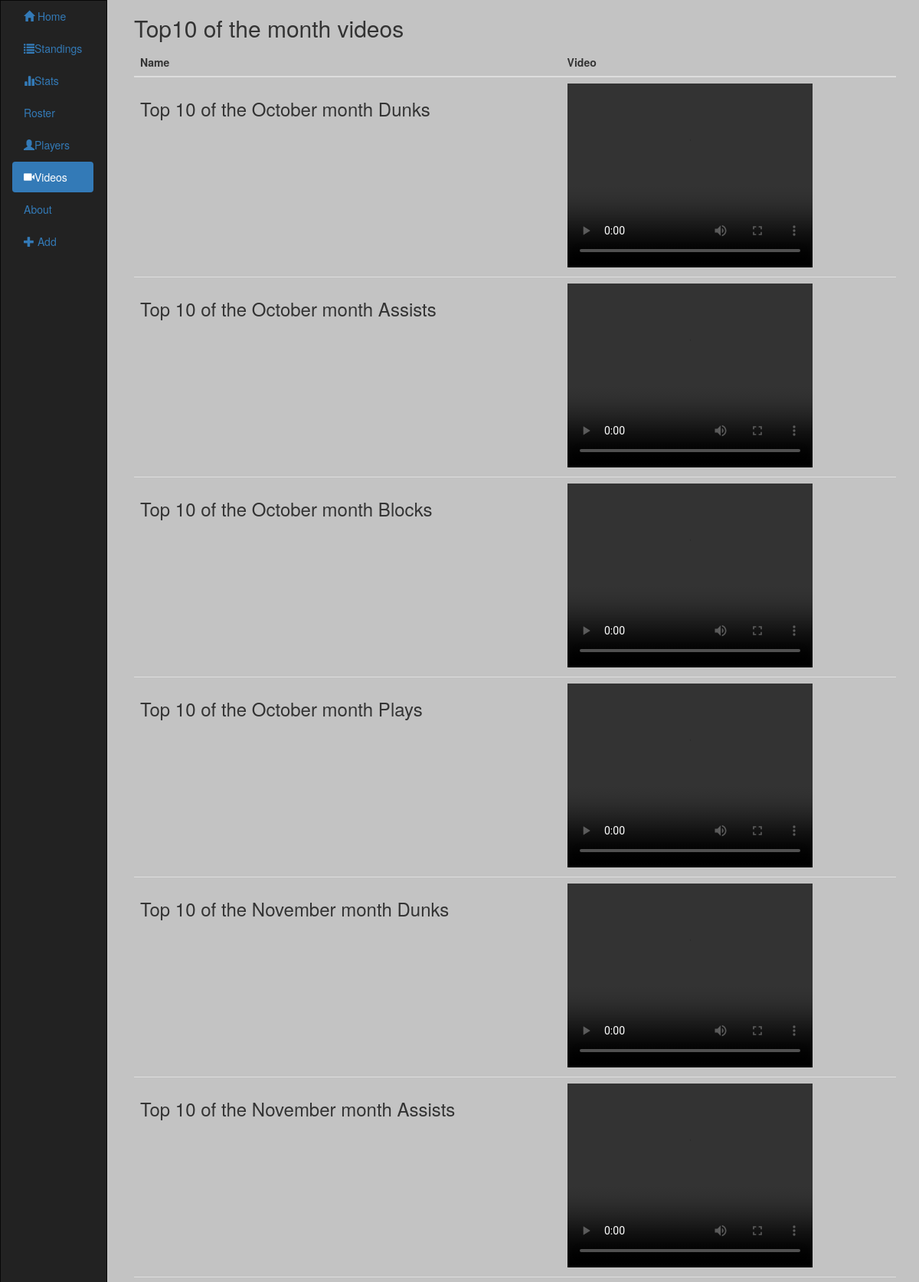
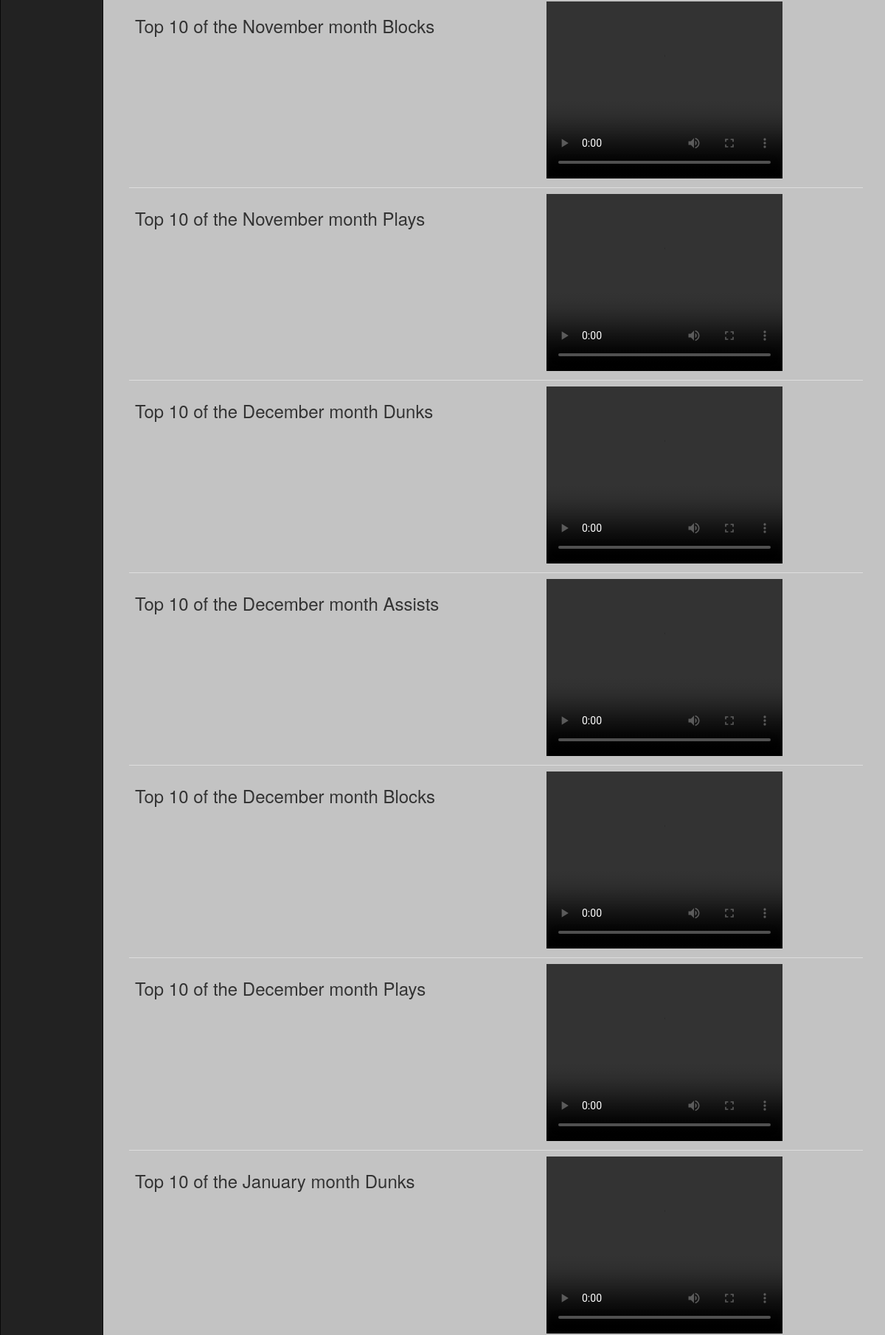
Screenshot of /videos/2/ (upper part) with the database file from the repository (2 pictures, top to bottom).
### videos/models.py (models this page shows, shortened)
class video_type(models.Model):
    title = models.CharField(max_length=2000)
    picture = models.FileField()

class video(models.Model):
    type=models.ForeignKey(video_type,on_delete=models.CASCADE)
    name = models.CharField(max_length=2000)
    file = models.FileField()

### videos/views.py (the view)
# urls.py: url(r'^(?P<pk>[0-9]+)/$', views.DetailView.as_view(), name='detail'),
class DetailView(generic.DetailView):
    model = video_type
    template_name = 'videos/detail.html'

### videos/templates/videos/detail.html (shortened to what this page needs)
{% extends 'Home/base.html' %}
{% block videos_active %}active{% endblock %}
{% block body %}
     <div class="container">
         <h2>{{video_type.title}} videos</h2>
         <table class = 'table' >
             <thead>
             <tr>
                 <th>Name</th>
                 <th>Video</th>
             </tr>
             </thead>
             <tbody>
             {% for video in video_type.video_set.all %}
             <tr>
                 <td><h3>{{video.name}}</h3></td>
                 <td><video controls="" height="240" width="320">
                    <source src="{{ video.file.url}}" type="video/mp4" />
                 </video>
                     </td>
             </tr>
             {% endfor %}
             </tbody>
         </table>
     </div>
{% endblock %}

### Home/static/Home/style.css (style rules this page uses)
body { background: white url("images/background.png"); }
.navbar-fixed-left + .container { padding-left: 160px; }
.container { height: 1000px; }

### rows the page displays
video_type: title "Top10 of the month"
video: name "Top 10 of the October month Dunks"
video: name "Top 10 of the October month Assists"
video: name "Top 10 of the October month Blocks"
video: name "Top 10 of the October month Plays"
video: name "Top 10 of the November month Dunks"
video: name "Top 10 of the November month Assists"
video: name "Top 10 of the November month Blocks"
video: name "Top 10 of the November month Plays"
video: name "Top 10 of the December month Dunks"
video: name "Top 10 of the December month Assists"
video: name "Top 10 of the December month Blocks"
video: name "Top 10 of the December month Plays"
video: name "Top 10 of the January month Dunks"
